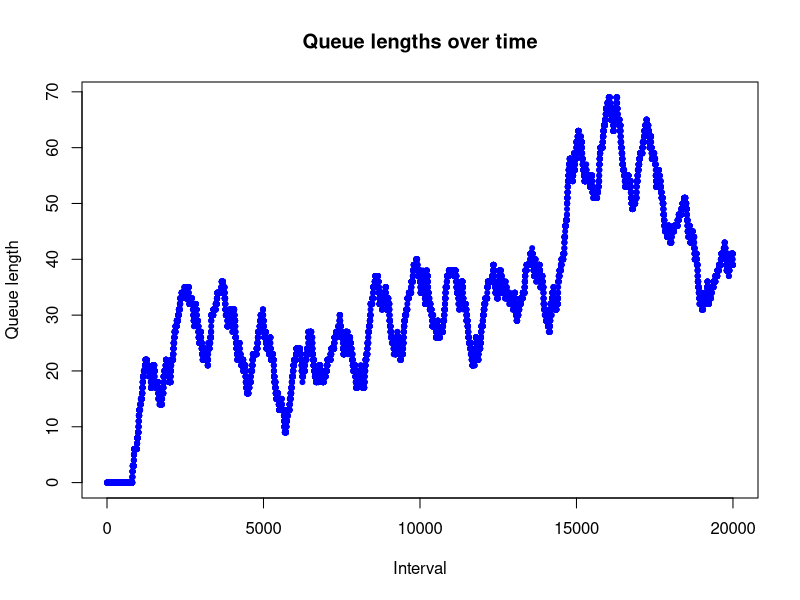
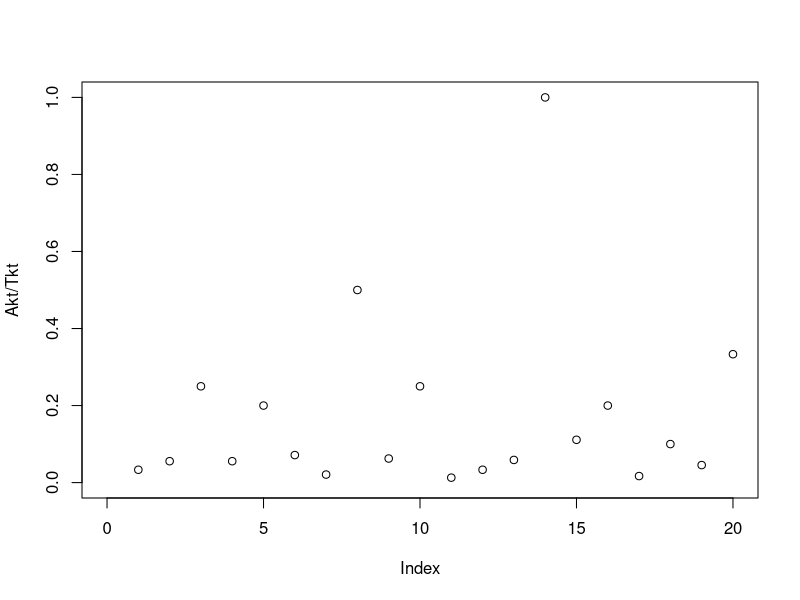
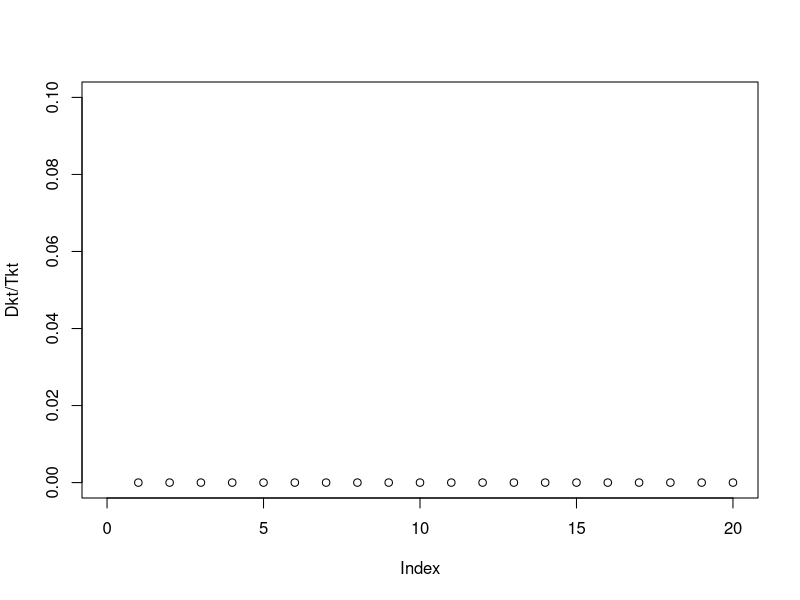

Recreate these plots in R, in order.
#### http://www.statisticsblog.com/2011/10/waiting-in-line-waiting-on-r/ ####
tmax <- 20
t <- 0
numbServers = 40
# Total time to track
precision = 1000  #precision
epochSeq = seq(1, tmax*precision, 1)
meanServiceTime = 1

#### NHPP Arrivals ####
get_nhpp_realization <- function(lambda){
  set.seed(1)
  lambda_star <- function(){
    max(sapply(seq(1, tmax,length.out=1000), lambda))*2}
  Lambda <- function(tupper){
    integrate(f = lambda, lower = 0, upper = tupper)$value}
  X <- numeric()
  while(t <= tmax){
    u <- runif(1)
    t <- t - log(u)/lambda_star()
    if(runif(1) < lambda(t)/lambda_star()) {
      X <- c(X,t)
    }
  }
  return(floor(X*precision))
}
l = 35
b = 10/35
g = 1
lambda <- function(t)  l*(1+b*sin(g*t))
arrivalEpochs <- get_nhpp_realization(lambda)

# Average time each person takes at the teller, discretized exponential 
# distribution assumed Times will be augmented by one, so that everyone takes at
# least 1 interval to serve


#### Libraries ####
# Use the proto library to treat people like objects in traditional oop
library("proto")

#### Functions ####
# R is missing a nice way to do ++, so we use this
inc <- function(x) {
  eval.parent(substitute(x <- x + 1))
}
dec <- function(x) {
  eval.parent(substitute(x <- x - 1))
}

# Main object, really a "proto" function
person <- proto(
  intervalArrived = 0,
  # How much teller time will this person demand?
  serviceEpochsNeeded = (floor(rexp(1, 1/meanServiceTime)*precision) + 1),
  serviceEpochsWaited = 0,
  serviceEpochsWaitedAtHeadOfQueue = 0
)

#### INITIALIZATION ####
queueLengths = rep(20.5, length(epochSeq))
totalCustomers = 0
serviceCompletionEpoch = rep(0, numbServers)
waitEpoch = c()
leavingTimes = c()
queue = list()
frontOfLineWaits = c()
Akt = rep(0, length(arrivalEpochs))
Dkt = rep(0, length(arrivalEpochs))
Tkt = rep(0, length(arrivalEpochs))

#### Main loop ####
for(i in epochSeq) {
  # Check if anyone is leaving the servers
  for(j in 1:numbServers) {
    if(serviceCompletionEpoch[j] == i) {
      inc(Dkt[totalCustomers])
      dec(totalCustomers)
      # They are leaving the queue, slot to 0
      serviceCompletionEpoch[j] = 0
      leavingTimes = c(leavingTimes, i)
    }
  }
  
  
  # See if a new person is to be added to the queue
  if(i %in% arrivalEpochs) {
    inc(Akt[totalCustomers])
    inc(totalCustomers)
    newPerson = as.proto(person$as.list())
    newPerson$intervalArrived = i
    queue = c(queue, newPerson)
  }
  
  # Can we place someone into a slot?
  for(j in 1:numbServers) {
    # If this slot is free
    if(!serviceCompletionEpoch[j]) { 
      if(length(queue) > 0) {
        placedPerson = queue[[1]]
        serviceCompletionEpoch[j] = i + placedPerson$serviceEpochsNeeded
        waitEpoch = c(waitEpoch, placedPerson$serviceEpochsWaited)
        # Only interested in these if person waited 1 or more intevals at front
        # of line
        if(placedPerson$serviceEpochsWaitedAtHeadOfQueue) {
          frontOfLineWaits = c(frontOfLineWaits, 
                               placedPerson$serviceEpochsWaitedAtHeadOfQueue)
        }
        
        # Remove placed person from queue
        queue[[1]] = NULL
      }
    }
  }
  
  # Everyone left in the queue has now waited one more interval to be served
  if(length(queue)) {
    for(j in 1:length(queue)) {
      inc(queue[[j]]$serviceEpochsWaited)
    }
    # The (possibley new) person at the front of the queue has had to wait 
    # there one more interval.
    inc(queue[[1]]$serviceEpochsWaitedAtHeadOfQueue)
  }
  
  # End of the interval, what is the state of things
  queueLengths[i] = length(queue)
  inc(Tkt[totalCustomers])

}

#### Output ####
plot(queueLengths, type="o", col="blue", pch=20, main="Queue lengths over time",
     xlab="Interval", ylab="Queue length")
# plot(totalCustomers, type="o", col="blue", pch=20, 
#      main="Total Customers over time", xlab="Person", ylab="Wait time")

plot(Akt/Tkt, xlim = c(0,20))
plot(Dkt/Tkt, xlim = c(0,20))
